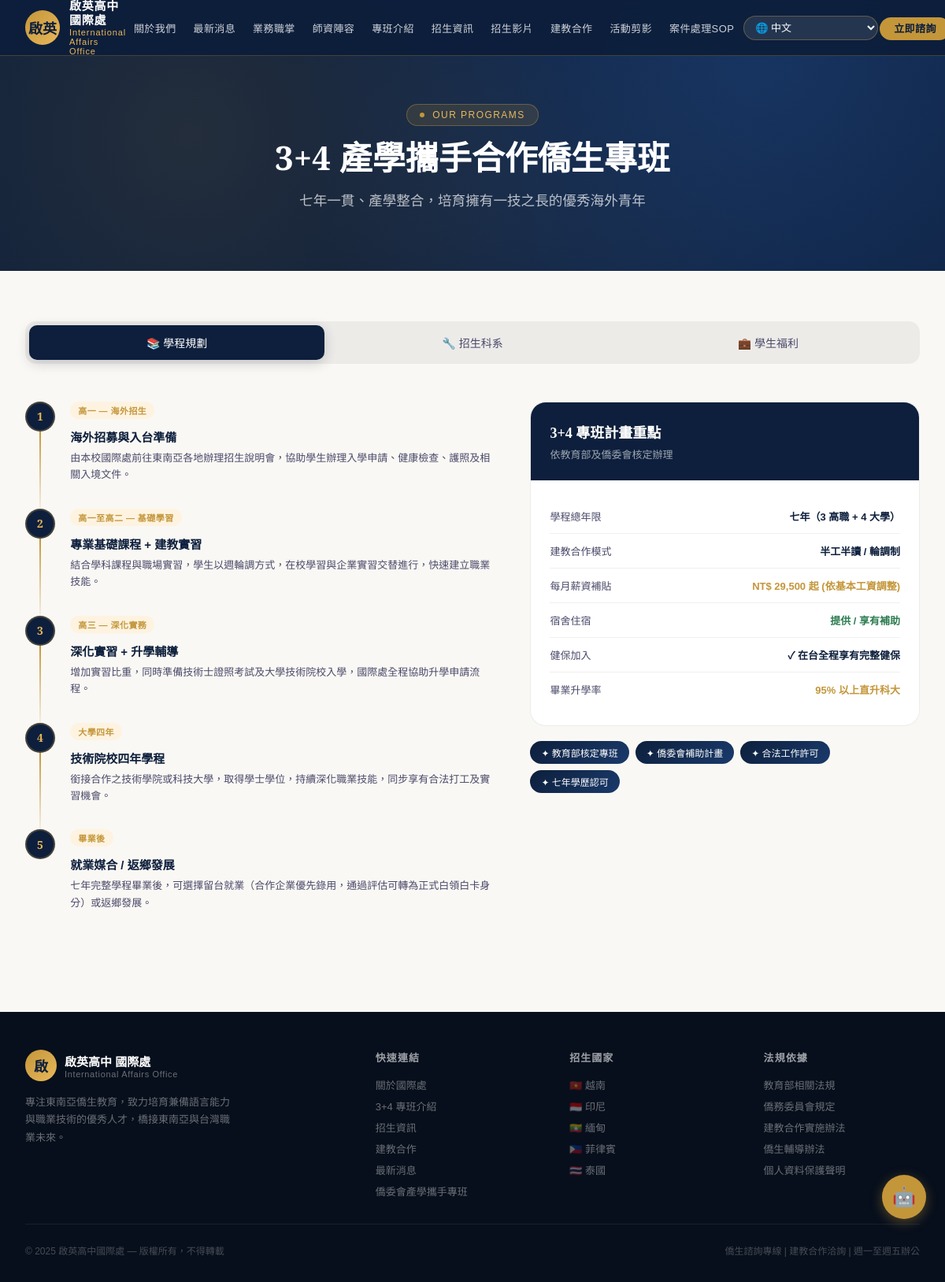
Page /programs on the committed database.
### models.py (models this page shows, shortened)
class ProgramStep(db.Model):
    id = db.Column(db.Integer, primary_key=True)
    step_num = db.Column(db.Integer, nullable=False)
    tag = db.Column(db.String(50), nullable=False)
    title = db.Column(db.String(100), nullable=False)
    description = db.Column(db.Text, nullable=False)
    order = db.Column(db.Integer, default=0)

class SiteConfig(db.Model):
    id = db.Column(db.Integer, primary_key=True)
    key = db.Column(db.String(100), unique=True, nullable=False)
    value = db.Column(db.Text, nullable=False)
    label = db.Column(db.String(100), nullable=False)

### app.py (the view)
@app.route('/programs')
def programs():
    program_fields = ProgramField.query.order_by(ProgramField.order).all()
    timeline_steps = ProgramStep.query.order_by(ProgramStep.order).all()
    benefits = StudentBenefit.query.order_by(StudentBenefit.order).all()
    configs = {c.key: c.value for c in SiteConfig.query.all()}
    return render_template('programs.html', program_fields=program_fields,
                           timeline_steps=timeline_steps, benefits=benefits, configs=configs)

### templates/programs.html (shortened to what this page needs)
{% extends "base.html" %}
{% block content %}
<section class="hero" style="min-height: auto; padding: 100px 0 40px; background: var(--navy);">
  <div class="hero-pattern"></div>
  <div class="hero-inner" style="grid-template-columns: 1fr; text-align: center; padding: 2rem;">
    <div style="max-width: 800px; margin: 0 auto;">
      <div class="hero-eyebrow" style="margin-bottom: 1rem;">
        <div class="hero-dot"></div>
        <span>OUR PROGRAMS</span>
      </div>
      <h1 class="hero-title" style="font-size: clamp(2rem, 3.5vw, 3rem); margin-bottom: 1rem;">3+4 產學攜手合作僑生專班</h1>
      <p class="hero-subtitle" style="font-size: 1.1rem; margin-bottom: 0;">七年一貫、產學整合，培育擁有一技之長的優秀海外青年</p>
    </div>
  </div>
</section>
<section class="section programs" id="programs" style="background: var(--cream); padding-top: 4rem;">
  <div class="section-inner">
    <div class="prog-tabs">
      <button class="prog-tab active" onclick="switchTab('flow')">📚 學程規劃</button>
      <button class="prog-tab" onclick="switchTab('fields')">🔧 招生科系</button>
      <button class="prog-tab" onclick="switchTab('benefits')">💼 學生福利</button>
    </div>
    <div class="prog-panel active" id="tab-flow">
      <div class="prog-grid">
        <div class="prog-timeline">
          {% for step in timeline_steps %}
          <div class="prog-step">
            <div class="prog-step-num">{{ step.step_num }}</div>
            <div class="prog-step-content">
              <div class="prog-step-tag">{{ step.tag }}</div>
              <h4>{{ step.title }}</h4>
              <p>{{ step.description | safe }}</p>
            </div>
          </div>
          {% endfor %}
        </div>
        <div>
          <div class="prog-info-box">
            <div class="pib-header">
              <h3>3+4 專班計畫重點</h3>
              <p>依教育部及僑委會核定辦理</p>
            </div>
            <div class="pib-body">
              <div class="pib-item"><span class="pib-label">學程總年限</span><span class="pib-value">七年（3 高職 + 4 大學）</span></div>
              <div class="pib-item"><span class="pib-label">建教合作模式</span><span class="pib-value">半工半讀 / 輪調制</span></div>
              <div class="pib-item"><span class="pib-label">每月薪資補貼</span><span class="pib-value gold">{{ configs.get('program_salary', 'NT$ 27,470 起 (依基本工資調整)') }}</span></div>
              <div class="pib-item"><span class="pib-label">宿舍住宿</span><span class="pib-value green">提供 / 享有補助</span></div>
              <div class="pib-item"><span class="pib-label">健保加入</span><span class="pib-value">✓ 在台全程享有完整健保</span></div>
              <div class="pib-item"><span class="pib-label">畢業升學率</span><span class="pib-value gold">95% 以上直升科大</span></div>
            </div>
          </div>
          <div class="merit-badges" style="margin-top:1.2rem">
            <span class="merit-badge">✦ 教育部核定專班</span>
            <span class="merit-badge">✦ 僑委會補助計畫</span>
            <span class="merit-badge">✦ 合法工作許可</span>
            <span class="merit-badge">✦ 七年學歷認可</span>
          </div>
        </div>
      </div>
    </div>
  </div>
</section>
{% endblock %}

### templates/base.html (style rules this page uses)
html, body { top: 0px !important; margin-top: 0px !important; position: relative !important; }

### rows in the picture
ProgramStep: step_num "1", tag "高一 — 海外招生", title "海外招募與入台準備", description "由本校國際處前往東南亞各地辦理招生說明會，協助學生辦理入學申請、健康檢查、護照及相關入境文件。"
ProgramStep: step_num "2", tag "高一至高二 — 基礎學習", title "專業基礎課程 + 建教實習", description "結合學科課程與職場實習，學生以週輪調方式，在校學習與企業實習交替進行，快速建立職業技能。"
ProgramStep: step_num "3", tag "高三 — 深化實務", title "深化實習 + 升學輔導", description "增加實習比重，同時準備技術士證照考試及大學技術院校入學，國際處全程協助升學申請流程。"
ProgramStep: step_num "4", tag "大學四年", title "技術院校四年學程", description "銜接合作之技術學院或科技大學，取得學士學位，持續深化職業技能，同步享有合法打工及實習機會。"
ProgramStep: step_num "5", tag "畢業後", title "就業媒合 / 返鄉發展", description "七年完整學程畢業後，可選擇留台就業（合作企業優先錄用，通過評估可轉為正式白領白卡身分）或返鄉發展。"
SiteConfig: get "NT$ 29,500 起 (依基本工資調整)"
